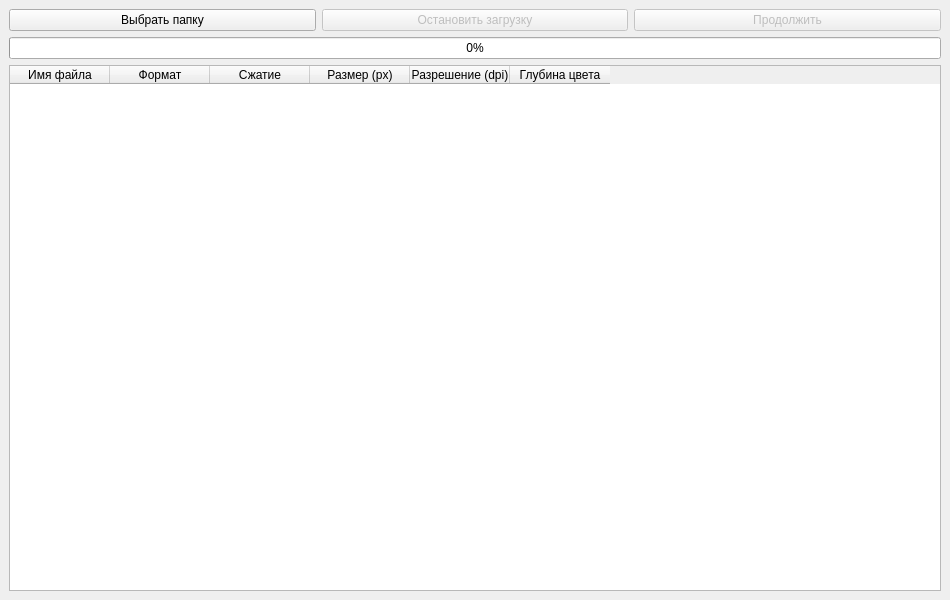
<?xml version="1.0" encoding="UTF-8"?>
<ui version="4.0">
 <class>MainWindow</class>
 <widget class="QMainWindow" name="MainWindow">
  <property name="geometry">
   <rect>
    <x>0</x>
    <y>0</y>
    <width>950</width>
    <height>600</height>
   </rect>
  </property>
  <property name="windowTitle">
   <string>Анализатор изображений</string>
  </property>
  <widget class="QWidget" name="centralwidget">
   <layout class="QVBoxLayout" name="verticalLayout">
    <item>
     <layout class="QHBoxLayout" name="horizontalLayout">
      <item>
       <widget class="QPushButton" name="btn_select_folder">
        <property name="text">
         <string>Выбрать папку</string>
        </property>
       </widget>
      </item>
      <item>
       <widget class="QPushButton" name="btn_pause">
        <property name="text">
         <string>Остановить загрузку</string>
        </property>
        <property name="enabled">
         <bool>false</bool>
        </property>
       </widget>
      </item>
      <item>
       <widget class="QPushButton" name="btn_resume">
        <property name="text">
         <string>Продолжить</string>
        </property>
        <property name="enabled">
         <bool>false</bool>
        </property>
       </widget>
      </item>
     </layout>
    </item>
    <item>
     <widget class="QProgressBar" name="progressBar">
      <property name="value">
       <number>0</number>
      </property>
     </widget>
    </item>
    <item>
     <widget class="QTableWidget" name="tableWidget">
      <column>
       <property name="text">
        <string>Имя файла</string>
       </property>
      </column>
      <column>
       <property name="text">
        <string>Формат</string>
       </property>
      </column>
      <column>
       <property name="text">
        <string>Сжатие</string>
       </property>
      </column>
      <column>
       <property name="text">
        <string>Размер (px)</string>
       </property>
      </column>
      <column>
       <property name="text">
        <string>Разрешение (dpi)</string>
       </property>
      </column>
      <column>
       <property name="text">
        <string>Глубина цвета</string>
       </property>
      </column>
     </widget>
    </item>
   </layout>
  </widget>
 </widget>
 <resources/>
 <connections/>
</ui>
